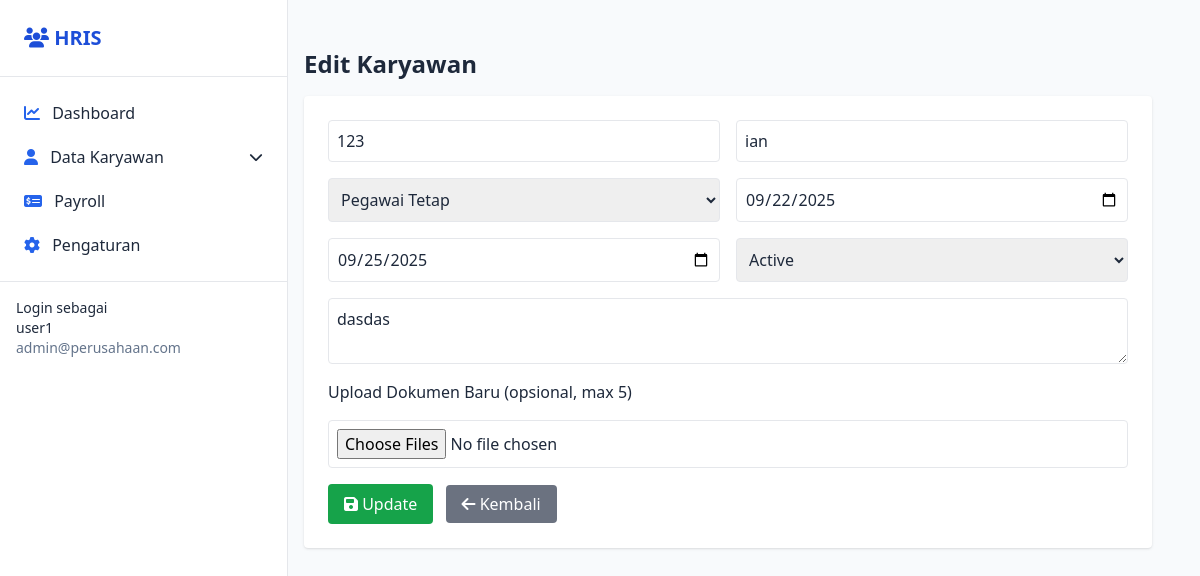
/resource/views/edit_karyawan.php?id=3 (signed in), run on the app's committed database.
### tables this page shows
CREATE TABLE `karyawan` (
  `id` int(11) NOT NULL,
  `no_spk` varchar(50) NOT NULL,
  `nama` varchar(150) NOT NULL,
  `nip` varchar(50) NOT NULL,
  `departemen_id` int(11) NOT NULL,
  `divisi_id` int(11) DEFAULT NULL,
  `jabatan` enum('Direksi','Team Leader','Senior Staff','Staff','Junior Staff') NOT NULL,
  `status_pegawai` enum('Tetap','Kontrak','Probation','Freelance','Resign') NOT NULL,
  `tanggal_awal` date NOT NULL,
  `tanggal_akhir` date NOT NULL,
  `sisa_hari_spk` int(11) DEFAULT NULL,
  `nik` varchar(50) NOT NULL,
  `tempat_lahir` varchar(100) NOT NULL,
  `tanggal_lahir` date NOT NULL,
  `alamat` text NOT NULL,
  `agama` enum('Islam','Kristen','Katolik','Budha','Hindu','Konghuchu','Aliran kepercayaan lainnya') NOT NULL,
  `status_kawin` enum('Menikah','Belum Menikah') NOT NULL,
  `kontak` varchar(50) DEFAULT NULL,
  `kontak_darurat` varchar(50) DEFAULT NULL,
  `email` varchar(100) DEFAULT NULL,
  `note` text DEFAULT NULL,
  `created_at` timestamp NOT NULL DEFAULT current_timestamp()
);

### Controllers/karyawanController.php (called while the page is built, shortened)
<?php
class KaryawanController {
    private $conn;
    public function __construct($conn) {
        $this->conn = $conn;
    }
    public function getById($id) {
        $sql = "SELECT * FROM karyawan WHERE id = :id";
        $stmt = $this->conn->prepare($sql);
        $stmt->execute([':id' => $id]);
        return $stmt->fetch(PDO::FETCH_ASSOC);
    }
}

### resource/views/edit_karyawan.php (the view, shortened to what this page needs)
<?php
include __DIR__ . "/../../database/db.php";
include __DIR__ . "/../../controllers/karyawanController.php";
$controller = new KaryawanController($conn);
$id = $_GET['id'];
$karyawan = $controller->getById($id);
?>
<!DOCTYPE html>
<html lang="id">
<head>
  <script src="https://cdn.tailwindcss.com"></script>
  <link rel="stylesheet" href="https://cdnjs.cloudflare.com/ajax/libs/font-awesome/6.5.0/css/all.min.css">
</head>
<body class="bg-slate-50 text-slate-800">
<?php include __DIR__ . '/../template/sidebar.php'; ?>
<div class="ml-64 p-6">
<div class="container mx-auto p-6">
  <h1 class="text-2xl font-bold mb-4">Edit Karyawan</h1>
  <form method="POST" enctype="multipart/form-data" class="bg-white p-6 rounded shadow mb-6">
    <div class="grid grid-cols-2 gap-4">
      <input type="text" name="nip" value="<?= $karyawan['nip'] ?>" required class="border p-2 rounded">
      <input type="text" name="nama" value="<?= $karyawan['nama'] ?>" required class="border p-2 rounded">
      <select name="status_pegawai" class="border p-2 rounded" required>
        <option value="tetap" <?= $karyawan['status_pegawai'] == 'tetap' ? 'selected' : '' ?>>Pegawai Tetap</option>
      </select>
      <input type="date" name="tgl_awal_kontrak" value="<?= $karyawan['tanggal_awal'] ?>" class="border p-2 rounded" required>
      <input type="date" name="tgl_akhir_kontrak" value="<?= $karyawan['tanggal_akhir'] ?>" class="border p-2 rounded" required>
      <select name="status" class="border p-2 rounded" required>
        <option value="active" <?= $karyawan['status'] == 'active' ? 'selected' : '' ?>>Active</option>
      </select>
      <textarea name="note" class="border p-2 rounded col-span-2"><?= $karyawan['note'] ?></textarea>
      <label class="col-span-2">Upload Dokumen Baru (opsional, max 5)</label>
      <input type="file" name="files[]" multiple class="col-span-2 border p-2 rounded">
    </div>
    <button type="submit" class="mt-4 bg-green-600 text-white px-4 py-2 rounded hover:bg-green-700">
      <i class="fa fa-save"></i> Update
    </button>
    <a href="karyawan.php" class="ml-2 bg-gray-500 text-white px-4 py-2 rounded hover:bg-gray-600">
      <i class="fa fa-arrow-left"></i> Kembali
    </a>
  </form>
</div>
</body>
</html>

### data on the page
karyawan: nip "123", nama "ian", tgl_awal_kontrak "09/22/2025", tgl_akhir_kontrak "09/25/2025", note "dasdas"

### other printed values
$username "user1"
